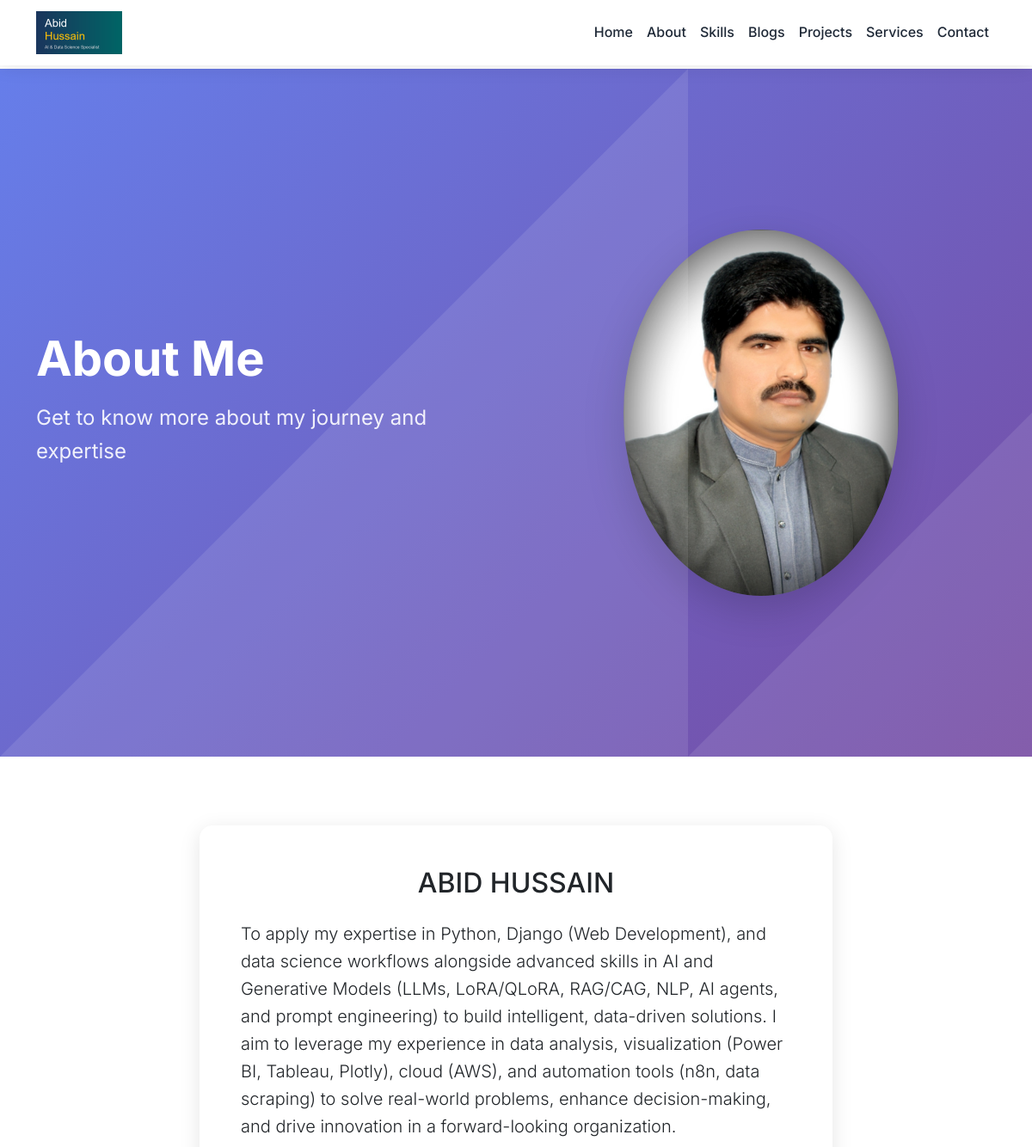
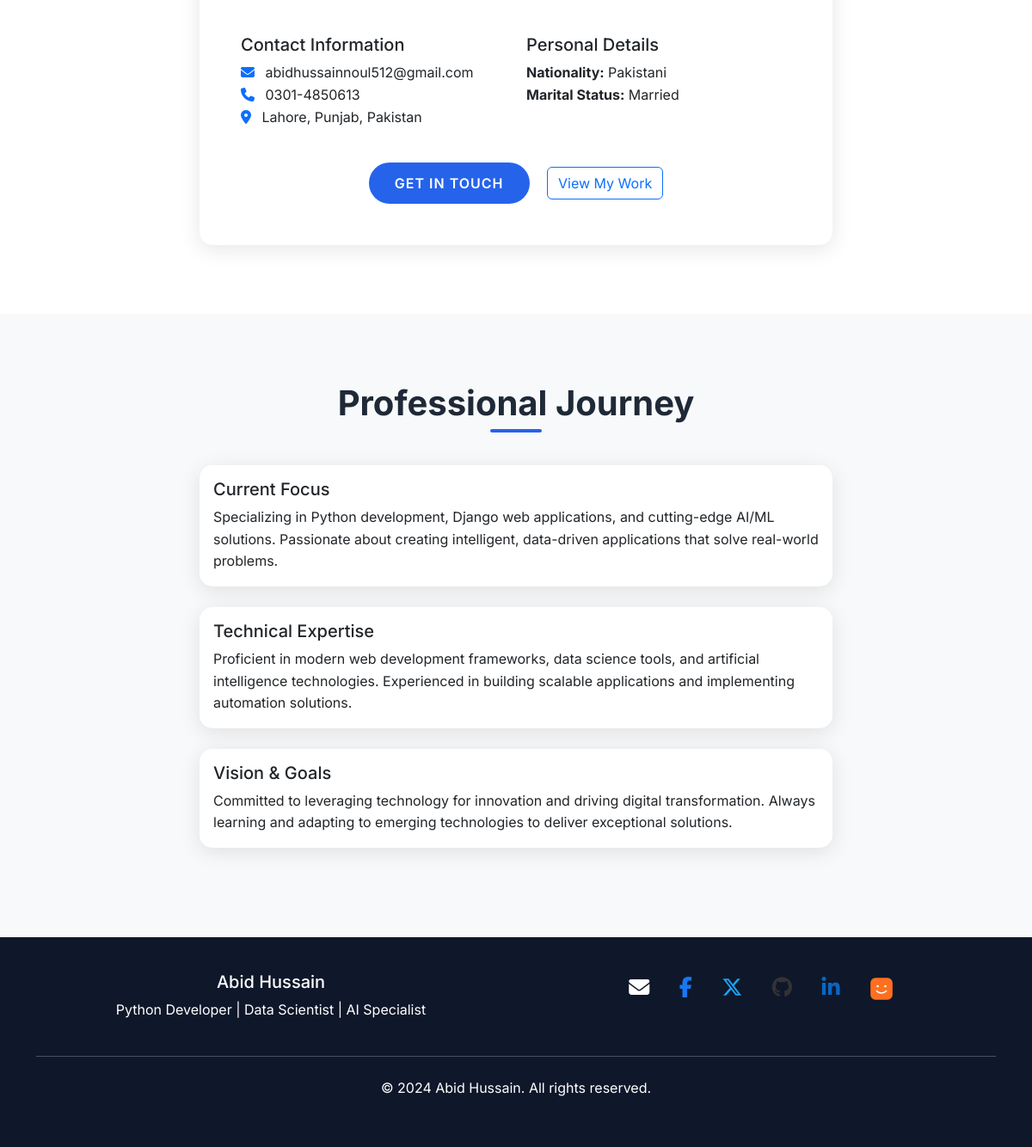
The page /about/ on the database its author committed (2 pictures, top to bottom).
### portfolio/models.py (models this page shows, shortened)
class Profile(models.Model):
    name = models.CharField(max_length=100)
    email = models.EmailField()
    phone = models.CharField(max_length=20)
    address = models.TextField()
    objective = models.TextField()
    father_name = models.CharField(max_length=100, blank=True)
    date_of_birth = models.CharField(max_length=50, blank=True)
    cnic = models.CharField(max_length=50, blank=True)
    marital_status = models.CharField(max_length=50, blank=True)
    domicile = models.CharField(max_length=100, blank=True)
    religion = models.CharField(max_length=50, blank=True)
    height = models.CharField(max_length=50, blank=True)
    profile_image = models.ImageField(upload_to='profile/', blank=True, null=True)
    created_at = models.DateTimeField(auto_now_add=True)
    updated_at = models.DateTimeField(auto_now=True)

### portfolio/views/main.py (the view)
# urls.py: path('about/', views.about, name='about'),
def about(request):
    try:
        profile = Profile.objects.first()
        context = {
            'profile': profile,
        }
        return render(request, 'portfolio/about.html', context)
    except Exception as e:
        return render(request, 'portfolio/error.html', {'error': str(e)})

### portfolio/context_processors.py (called while the page is built)
def site_profile(request):
    try:
        profile = Profile.objects.first()
    except:
        profile = None
    site_url = f"{request.scheme}://{request.get_host()}"
    return {
        'site_profile': profile,
        'site_url': site_url,
        'meta_title': getattr(profile, 'name', 'Abid Hussain') + ' - Portfolio',
        'meta_description': getattr(profile, 'objective', 'Python Developer, Data Scientist, and AI Specialist'),
        'meta_image': f"{site_url}{profile.profile_image.url}" if profile and profile.profile_image else f"{site_url}/static/professional_headshot.jpg",
        'meta_keywords': 'Python, Django, Data Science, AI, Machine Learning, Web Development',
        'meta_author': getattr(profile, 'name', 'Abid Hussain'),
    }

### portfolio/templates/portfolio/about.html (shortened to what this page needs)
{% extends 'portfolio/base.html' %}
{% block content %}
<section class="hero-section">
    <div class="container">
        <div class="row align-items-center">
            <div class="col-lg-6">
                <div class="hero-content" data-aos="fade-right">
                    <h1 class="hero-title">About Me</h1>
                    <p class="hero-subtitle">Get to know more about my journey and expertise</p>
                </div>
            </div>
            <div class="col-lg-6" data-aos="fade-left">
                <div class="text-center">
                    <div class="hero-image">
                        {% if profile.profile_image %}
                            <img src="{{ profile.profile_image.url }}" alt="{{ profile.name }}" class="img-fluid rounded-circle shadow-lg" loading="lazy" width="320" height="320">
                        {% else %}
                            <img src="/media/abidpic.jpg" alt="{{ profile.name }}" class="img-fluid rounded-circle shadow-lg" loading="lazy" width="320" height="320">
                        {% endif %}
                    </div>
                </div>
            </div>
        </div>
    </div>
</section>
<section class="section-padding">
    <div class="container">
        <div class="row">
            <div class="col-lg-8 mx-auto">
                <div class="card" data-aos="fade-up">
                    <div class="card-body p-5">
                        <h2 class="text-center mb-4">{{ profile.name }}</h2>
                        <p class="lead">{{ profile.objective }}</p>
                        <div class="row mt-5">
                            <div class="col-md-6">
                                <h5>Contact Information</h5>
                                <ul class="list-unstyled">
                                    <li><i class="fas fa-envelope text-primary me-2"></i> {{ profile.email }}</li>
                                    <li><i class="fas fa-phone text-primary me-2"></i> {{ profile.phone }}</li>
                                    <li><i class="fas fa-map-marker-alt text-primary me-2"></i> {{ profile.address }}</li>
                                </ul>
                            </div>
                            <div class="col-md-6">
                                <h5>Personal Details</h5>
                                <ul class="list-unstyled">
                                    <li><strong>Nationality:</strong> {{ profile.nationality|default:"Pakistani" }}</li>
                                    {% if profile.marital_status %}
                                    <li><strong>Marital Status:</strong> {{ profile.marital_status }}</li>
                                    {% endif %}
                                </ul>
                            </div>
                        </div>
                        <div class="text-center mt-4">
                            <a href="{% url 'portfolio:contact' %}" class="btn btn-primary me-3">Get In Touch</a>
                            <a href="{% url 'portfolio:projects' %}" class="btn btn-outline-primary">View My Work</a>
                        </div>
                    </div>
                </div>
            </div>
        </div>
    </div>
</section>
<section class="section-padding bg-light">
    <div class="container">
        <h2 class="section-title" data-aos="fade-up">Professional Journey</h2>
        <div class="row">
            <div class="col-lg-8 mx-auto">
                <div class="timeline">
                    <div class="card mb-4" data-aos="fade-up">
                        <div class="card-body">
                            <h5 class="card-title">Current Focus</h5>
                            <p class="card-text">Specializing in Python development, Django web applications, and cutting-edge AI/ML solutions. Passionate about creating intelligent, data-driven applications that solve real-world problems.</p>
                        </div>
                    </div>
                    <div class="card mb-4" data-aos="fade-up" data-aos-delay="100">
                        <div class="card-body">
                            <h5 class="card-title">Technical Expertise</h5>
                            <p class="card-text">Proficient in modern web development frameworks, data science tools, and artificial intelligence technologies. Experienced in building scalable applications and implementing automation solutions.</p>
                        </div>
                    </div>
                    <div class="card mb-4" data-aos="fade-up" data-aos-delay="200">
                        <div class="card-body">
                            <h5 class="card-title">Vision & Goals</h5>
                            <p class="card-text">Committed to leveraging technology for innovation and driving digital transformation. Always learning and adapting to emerging technologies to deliver exceptional solutions.</p>
                        </div>
                    </div>
                </div>
            </div>
        </div>
    </div>
</section>
{% endblock %}

### portfolio/templates/portfolio/base.html (style rules this page uses)
:root { --primary-color: #2563eb; --secondary-color: #1e40af; --accent-color: #3b82f6; --text-dark: #1f2937; --text-light: #6b7280; --bg-light: #f8fafc; --bg-dark: #0f172a; --gradient: linear-gradient(135deg, #667eea 0%, #764ba2 100%); }
* { margin: 0; padding: 0; box-sizing: border-box; }
body { font-family: 'Inter', sans-serif; line-height: 1.6; color: var(--text-dark); overflow-x: hidden; padding-top: 80px; }
.hero-section { min-height: 100vh; background: var(--gradient); display: flex; align-items: center; position: relative; overflow: hidden; }
.hero-section::before { content: ''; position: absolute; top: 0; left: 0; right: 0; bottom: 0; }
.hero-content { position: relative; z-index: 2; }
.hero-title { font-size: 3.5rem; font-weight: 700; color: white; margin-bottom: 1rem; }
.hero-subtitle { font-size: 1.5rem; color: rgba(255, 255, 255, 0.9); margin-bottom: 2rem; }
.btn-primary { background: var(--primary-color); border: none; padding: 12px 30px; font-weight: 600; border-radius: 50px; transition: all 0.3s ease; text-transform: uppercase; letter-spacing: 1px; }
.section-padding { padding: 80px 0; }
.section-title { font-size: 2.5rem; font-weight: 700; text-align: center; margin-bottom: 3rem; position: relative; }
.section-title::after { content: ''; position: absolute; bottom: -10px; left: 50%; transform: translateX(-50%); width: 60px; height: 4px; background: var(--primary-color); border-radius: 2px; }
.card { border: none; border-radius: 15px; box-shadow: 0 5px 25px rgba(0, 0, 0, 0.1); transition: all 0.3s ease; overflow: hidden; }

### rows shown on the page
Profile: name "ABID HUSSAIN", objective "To apply my expertise in Python, Django (Web Development), and data science workflows alongside advanced skills in AI and Generative Models (LLMs, LoRA/QLoRA, RAG/CAG, NLP, AI agents, and prompt engineering) to build intelligent, data-driven solutions. I aim to leverage my experience in data analysis, visualization (Power BI, Tableau, Plotly), cloud (AWS), and automation tools (n8n, data scraping) to solve real-world problems, enhance decision-making, and drive innovation in a forward-looking organization.", email "abidhussainnoul512@gmail.com", phone "0301-4850613", address "Lahore, Punjab, Pakistan", marital_status "Married"

### other values the page prints
{{ profile.nationality|default:"Pakistani" }} "Pakistani"
